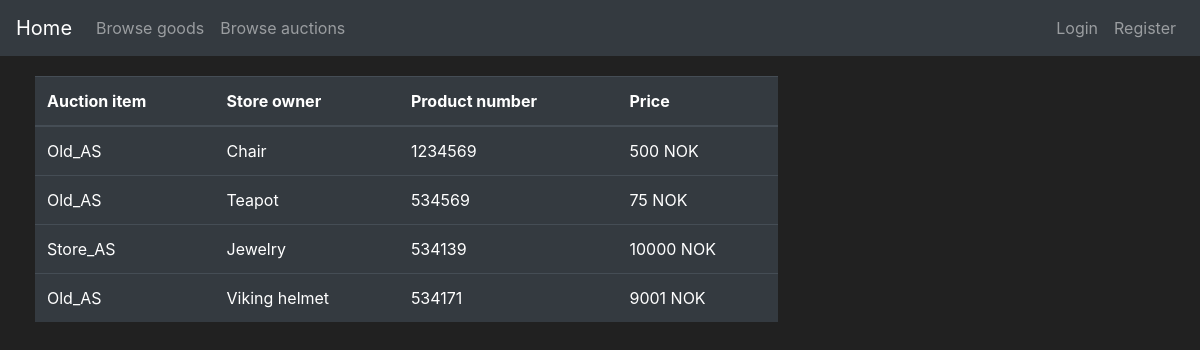
/auction, run on an earlier commit of the app's database.
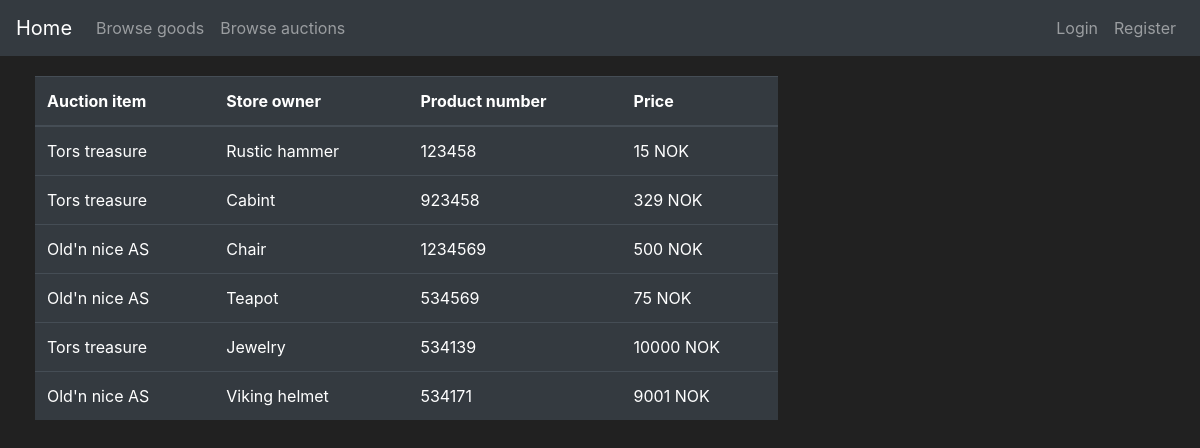
And on a later commit of the database.
### app_flask/models.py (models this page shows, shortened)
class Goods(db.Model):
    id = db.Column(db.Integer, primary_key=True)
    name = db.Column(db.String(30), nullable=False)
    description = db.Column(db.String(70), unique=False, nullable=False)
    price = db.Column(db.Integer, unique=False, nullable=False)
    product_number = db.Column(db.String(length=6), nullable=False, unique=True)
    goods_type = db.Column(db.Boolean(), nullable=False, default=False)
    date_created = db.Column(db.DateTime(), default=datetime.utcnow)
    user_owner = db.Column(db.Integer(), db.ForeignKey('user.id'))
    store_owner = db.Column(db.Integer(), db.ForeignKey('store.id'))

class Store(db.Model):
    id = db.Column(db.Integer(), primary_key=True)
    store_name = db.Column(db.String(length=30), nullable=False, unique=True)
    street_address = db.Column(db.String(length=40), nullable=False)
    street_number = db.Column(db.Integer(), nullable=False)
    postal_code = db.Column(db.Integer(), nullable=False)
    province = db.Column(db.String(length=50), nullable=False)
    store_email = db.Column(db.String(length=50), nullable=False, unique=True)
    store_phone = db.Column(db.Integer(), nullable=False)
    date_created = db.Column(db.DateTime(), default=datetime.utcnow)
    user_owner = db.Column(db.Integer(), db.ForeignKey('user.id'))
    goods = db.relationship('Goods', backref='owned_store', lazy=True)

### app_flask/main/routes.py (the view, shortened to what this page needs)
@bp.route("/auction", methods=["POST", "GET"])
def auction_page():
    auction_form = AuctionGoodsForm()
    accept_form = AcceptAuctionForm()
    if auction_form.errors != {}:  # This happens if the users do somthing wrong when bidding on product
        for err_message in auction_form.errors.values():
            flash(f"Error bidding on product: {err_message}")
    if accept_form.errors != {}:  # This happens if the users do somthing wrong when accepting offer
        for err_message in auction_form.errors.values():
            flash(f"Error accepting offer: {err_message}")
    if request.method == "GET":
        items = db.session.query(Goods, Store).filter(and_(Store.id == Goods.store_owner, Goods.goods_type == 1)).all()
        try:
            current_user_id = current_user.id
            bidding_items = show_current_highest_bidding_offer_in_store(current_user_id)
        except AttributeError:
            bidding_items = []
        return render_template("auction.html", items=items, auction_form=auction_form, bidding_items=bidding_items,
                               accept_form=accept_form)

### app_flask/templates/auction.html (shortened to what this page needs)
{% extends 'base.html' %}
{% block content %}
<div class="row" style="margin:20px; margin-left:20px">
    <div class="col-8">
        <table class="table table-hover table-dark">
            <thead>
                <tr>
                    <th scope="col">Auction item</th>
                    <th scope="col">Store owner</th>
                    <th scope="col">Product number</th>
                    <th scope="col">Price</th>
                </tr>
            </thead>
            <tbody>
                {% for item, store in items %}
                <tr>
                    <td>{{store.store_name}}</td>
                    <td>{{item.name}}</td>
                    <td>{{item.product_number}}</td>
                    <td>{{item.price}} NOK</td>
                </tr>
                {% endfor %}
            </tbody>
        </table>
    </div>
</div>
{% endblock %}

What changed in the data, as far as the page shows it:
no longer on this page (row edited): Goods: store_name "Old_AS", name "Chair", product_number "1234569", price "500"
no longer on this page (row edited): Goods: store_name "Store_AS", name "Jewelry", product_number "534139", price "10000"
no longer on this page (row edited): Goods: store_name "Old_AS", name "Viking helmet", product_number "534171", price "9001"
now on this page (row edited): Goods: store_name "Tors treasure", name "Rustic hammer", product_number "123458", price "15"
now on this page (row edited): Goods: store_name "Tors treasure", name "Cabint", product_number "923458", price "329"
changed Goods: store_name "Old_AS" → "Old'n nice AS"; name "Teapot" → "Chair"; product_number "534569" → "1234569"; price "75" → "500"
now on this page (row edited): Goods: store_name "Old'n nice AS", name "Teapot", product_number "534569", price "75"
now on this page (row edited): Goods: store_name "Tors treasure", name "Jewelry", product_number "534139", price "10000"
added Goods: store_name "Old'n nice AS", name "Viking helmet", product_number "534171", price "9001"
